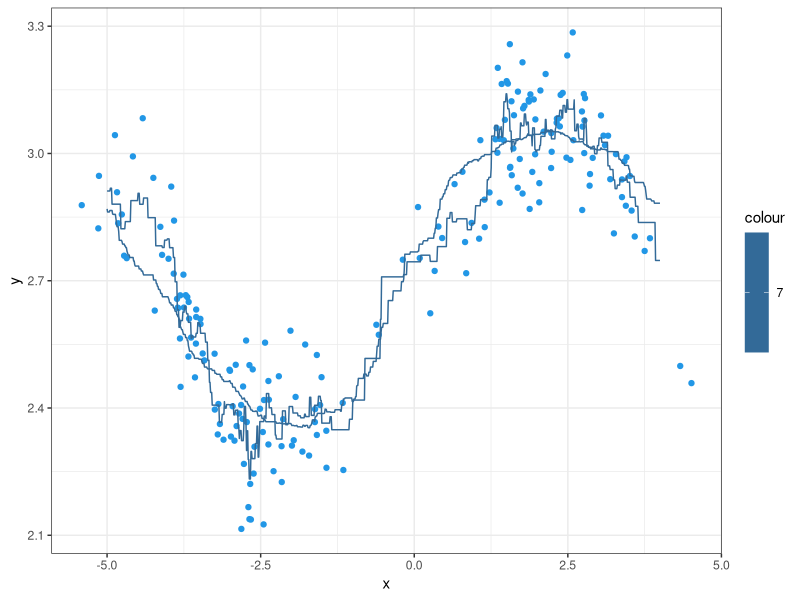

The R script that drew this image:

library(knitr)
library(tidyverse)

set.seed(87)
dat <- tibble(x = c(rnorm(100), rnorm(100)+5)-3,
              y = sin(x^2/5)/x + rnorm(200)/10 + exp(1))
kable(head(dat))

dat$d <- abs(dat$x-0)
dat_knn <- arrange(dat, dat$d)
dat_knn
dat_knn_final <- dat_knn[1:5,]
dat_knn_final

y_predict <- mean(dat_knn_final$y)
y_predict

# subsetting for loess
r <- 0.1
dat_loess <- subset(dat, d<r)
dat_loess

y_predict_loess <- mean(dat_knn_final$y)
y_predict_loess


#############
#regression curve
###############

library(tidyverse)
xgrid <- seq(-5, 4, length.out=1000)
xgrid
kNN_estimates <- map_dbl(xgrid, function(x){
  dat$d <- abs(dat$x-x)
  dat_knn <- arrange(dat, d)
  dat_knn_final <- dat_knn[1:5,]
  mean(dat_knn_final$y)
})
kNN_estimates



loess_estimates <- map_dbl(xgrid, function(x){
  dat$d <- abs(dat$x-x)
  dat_loess <- subset(dat, d<1)
  mean(dat_loess$y)
})

est <- tibble(x=xgrid, kNN=kNN_estimates, loess=loess_estimates) %>% 
  gather(key="method", value="estimate", kNN, loess)
ggplot() +
  geom_point(data=dat, mapping=aes(x,y), colour=4) +
  geom_line(data=est, mapping=aes(x,estimate, group=method, colour=7)) +
  theme_bw()
